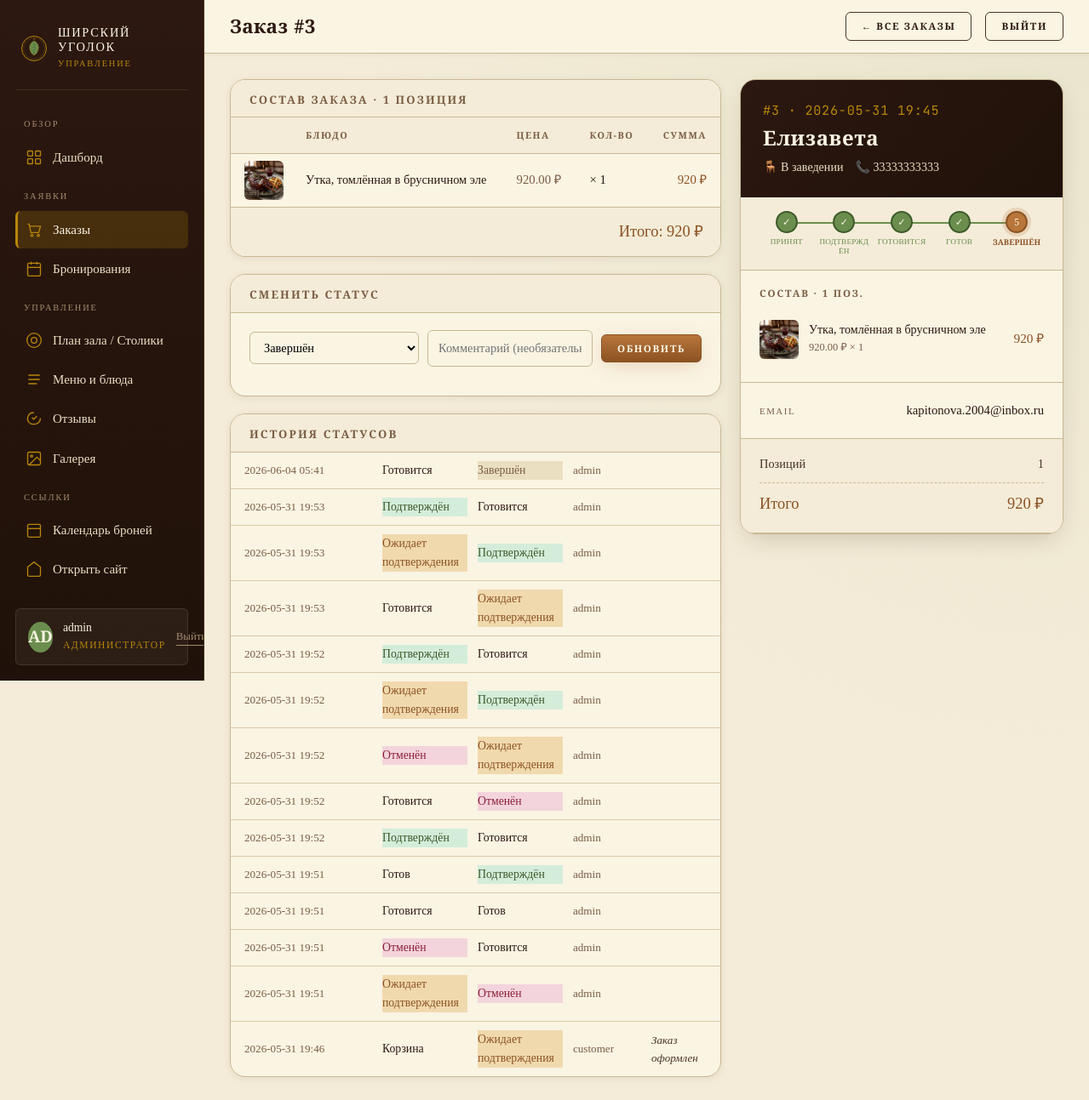
The page /admin_order.php?id=3 (signed in) on the database its author committed.
### tables this page shows
CREATE TABLE `order_items` (
  `id` int NOT NULL AUTO_INCREMENT,
  `order_id` int NOT NULL,
  `menu_item_id` int NOT NULL,
  `item_name` varchar(200) NOT NULL,
  `item_price` decimal(10,2) NOT NULL,
  `quantity` int NOT NULL DEFAULT '1',
  PRIMARY KEY (`id`),
  KEY `order_id` (`order_id`),
  CONSTRAINT `order_items_ibfk_1` FOREIGN KEY (`order_id`) REFERENCES `orders` (`id`) ON DELETE CASCADE
);

CREATE TABLE `menu_items` (
  `id` int NOT NULL AUTO_INCREMENT,
  `title` varchar(200) NOT NULL,
  `description` text,
  `category` varchar(100) NOT NULL,
  `price` varchar(50) DEFAULT NULL,
  `weight` varchar(50) DEFAULT NULL,
  `badge` varchar(50) DEFAULT NULL,
  `is_special` tinyint(1) NOT NULL DEFAULT '0',
  `image_path` varchar(255) NOT NULL,
  `images_json` text,
  PRIMARY KEY (`id`)
);

CREATE TABLE `orders` (
  `id` int NOT NULL AUTO_INCREMENT,
  `user_id` int DEFAULT NULL,
  `customer_name` varchar(100) NOT NULL DEFAULT '',
  `customer_phone` varchar(20) NOT NULL DEFAULT '',
  `notes` text,
  `promo_code` varchar(50) DEFAULT NULL,
  `discount` decimal(10,2) NOT NULL DEFAULT '0.00',
  `customer_address` text,
  `total_price` decimal(10,2) NOT NULL DEFAULT '0.00',
  `status` enum('cart','pending','confirmed','preparing','ready','completed','cancelled') NOT NULL DEFAULT 'cart',
  `order_type` enum('dine_in','delivery','takeaway') DEFAULT NULL,
  `total` decimal(10,2) DEFAULT '0.00',
  `delivery_address` varchar(500) DEFAULT NULL,
  `created_at` timestamp NULL DEFAULT CURRENT_TIMESTAMP,
  `updated_at` datetime DEFAULT CURRENT_TIMESTAMP ON UPDATE CURRENT_TIMESTAMP,
  PRIMARY KEY (`id`),
  KEY `idx_orders_status` (`status`),
  KEY `idx_orders_user` (`user_id`),
  CONSTRAINT `orders_ibfk_1` FOREIGN KEY (`user_id`) REFERENCES `users` (`id`) ON DELETE SET NULL
);

CREATE TABLE `order_status_history` (
  `id` int NOT NULL AUTO_INCREMENT,
  `order_id` int NOT NULL,
  `old_status` varchar(50) DEFAULT NULL,
  `new_status` varchar(50) NOT NULL,
  `changed_by` enum('admin','system','customer') NOT NULL DEFAULT 'system',
  `comment` text,
  `created_at` datetime DEFAULT CURRENT_TIMESTAMP,
  PRIMARY KEY (`id`),
  KEY `order_id` (`order_id`),
  CONSTRAINT `order_status_history_ibfk_1` FOREIGN KEY (`order_id`) REFERENCES `orders` (`id`) ON DELETE CASCADE
);

CREATE TABLE `users` (
  `id` int NOT NULL AUTO_INCREMENT,
  `username` varchar(50) NOT NULL,
  `email` varchar(100) NOT NULL,
  `password` varchar(255) NOT NULL,
  `role` enum('user','admin') NOT NULL DEFAULT 'user',
  `full_name` varchar(100) DEFAULT NULL,
  `phone` varchar(20) DEFAULT NULL,
  `created_at` timestamp NULL DEFAULT CURRENT_TIMESTAMP,
  PRIMARY KEY (`id`),
  UNIQUE KEY `username` (`username`),
  UNIQUE KEY `email` (`email`)
);

### public/includes/order_helpers.php (called while the page is built, shortened)
<?php
function order_status_label(string $status): string {
    $labels = [
        'cart' => 'Корзина',
        'pending' => 'Ожидает подтверждения',
        'confirmed' => 'Подтверждён',
        'preparing' => 'Готовится',
        'ready' => 'Готов',
        'completed' => 'Завершён',
        'cancelled' => 'Отменён',
    ];
    return $labels[$status] ?? $status;
}
function order_type_label(?string $type): string {
    if ($type === 'dine_in') return 'В заведении';
    return '—';
}

### public/admin_order.php (the view, shortened to what this page needs)
<?php
require_once 'includes/admin_auth.php';
require_once 'includes/order_helpers.php';
$orderId = (int)($_GET['id'] ?? 0);
$stmt = $conn->prepare("SELECT o.*, u.username, u.full_name, u.email, u.phone AS user_phone FROM orders o LEFT JOIN users u ON o.user_id=u.id WHERE o.id=?");
$stmt->bind_param('i', $orderId); $stmt->execute();
$order = $stmt->get_result()->fetch_assoc(); $stmt->close();
$items = [];
$stmt = $conn->prepare("SELECT oi.*, mi.image_path FROM order_items oi LEFT JOIN menu_items mi ON oi.menu_item_id = mi.id WHERE oi.order_id=?");
$stmt->bind_param('i', $orderId); $stmt->execute();
$res = $stmt->get_result(); while ($row = $res->fetch_assoc()) $items[] = $row; $stmt->close();
$history = [];
$stmt = $conn->prepare("SELECT * FROM order_status_history WHERE order_id=? ORDER BY created_at DESC");
$stmt->bind_param('i', $orderId); $stmt->execute();
$res = $stmt->get_result(); while ($row = $res->fetch_assoc()) $history[] = $row; $stmt->close();
$admin_username = $_SESSION['username'] ?? 'Администратор';
$admin_initials = mb_strtoupper(mb_substr($admin_username, 0, 2));
$statusSteps = ['pending'=>1,'confirmed'=>2,'preparing'=>3,'ready'=>4,'completed'=>5];
$currentStep = $statusSteps[$order['status']] ?? ($order['status'] === 'cancelled' ? -1 : 0);
$stepLabels  = ['Принят','Подтверждён','Готовится','Готов','Завершён'];
$guestName  = $order['full_name'] ?: $order['username'] ?: ($order['customer_name'] ?? '—');
$guestPhone = $order['customer_phone'] ?: ($order['user_phone'] ?? '—');
$total      = $order['total'] ?: ($order['total_price'] ?? 0);
$typeIcon   = ['delivery'=>'🚲','dine_in'=>'🪑','takeaway'=>'🛍'][$order['order_type'] ?? ''] ?? '🛍';
$typeLabel  = order_type_label($order['order_type'] ?? '');
?>
<!doctype html>
<html lang="ru">
<head>
<link rel="stylesheet" href="style.css">
<link rel="stylesheet" href="assets/admin.css">
</head>
<body class="admin-body">
<aside class="admin-side">
  <div class="admin-brand">
    <img src="assets/brand-mark.svg" alt="">
    <div><div class="name">Ширский<br>уголок</div><div class="sub">управление</div></div>
  </div>
  <div class="admin-section-label">Обзор</div>
  <ul class="admin-nav">
    <li><a href="admin_panel.php?section=dashboard">
      <svg class="ico" viewBox="0 0 24 24" fill="none" stroke="currentColor" stroke-width="1.6"><rect x="3" y="3" width="7" height="7" rx="1"/><rect x="14" y="3" width="7" height="7" rx="1"/><rect x="3" y="14" width="7" height="7" rx="1"/><rect x="14" y="14" width="7" height="7" rx="1"/></svg>
      Дашборд</a></li>
  </ul>
  <div class="admin-section-label">Заявки</div>
  <ul class="admin-nav">
    <li><a href="admin_panel.php?section=orders" class="active">
      <svg class="ico" viewBox="0 0 24 24" fill="none" stroke="currentColor" stroke-width="1.6"><path d="M3 4h2l2.5 12h11l2.5-9H6"/><circle cx="9" cy="20" r="1.5"/><circle cx="18" cy="20" r="1.5"/></svg>
      Заказы
    </a></li>
    <li><a href="admin_panel.php?section=bookings">
      <svg class="ico" viewBox="0 0 24 24" fill="none" stroke="currentColor" stroke-width="1.6"><rect x="3" y="4" width="18" height="18" rx="2"/><line x1="16" y1="2" x2="16" y2="6"/><line x1="8" y1="2" x2="8" y2="6"/><line x1="3" y1="10" x2="21" y2="10"/></svg>
      Бронирования
    </a></li>
  </ul>
  <div class="admin-section-label">Управление</div>
  <ul class="admin-nav">
    <li><a href="admin_panel.php?section=tables">
      <svg class="ico" viewBox="0 0 24 24" fill="none" stroke="currentColor" stroke-width="1.6"><circle cx="12" cy="12" r="10"/><circle cx="12" cy="12" r="4"/></svg>
      План зала / Столики</a></li>
    <li><a href="admin_panel.php?section=menu">
      <svg class="ico" viewBox="0 0 24 24" fill="none" stroke="currentColor" stroke-width="1.6"><path d="M4 6h16M4 12h16M4 18h12"/></svg>
      Меню и блюда</a></li>
    <li><a href="admin_panel.php?section=reviews">
      <svg class="ico" viewBox="0 0 24 24" fill="none" stroke="currentColor" stroke-width="1.6"><path d="M21 11.5a8.4 8.4 0 0 1-9 8.4 8.5 8.5 0 0 1-7.6-3 8.5 8.5 0 0 1-1-7.7 8.4 8.4 0 0 1 8.4-5.6"/><path d="M16 8.7 11.5 13l-2.3-2.4"/></svg>
      Отзывы</a></li>
    <li><a href="admin_panel.php?section=gallery">
      <svg class="ico" viewBox="0 0 24 24" fill="none" stroke="currentColor" stroke-width="1.6"><rect x="3" y="3" width="18" height="18" rx="2"/><circle cx="8.5" cy="8.5" r="1.5"/><polyline points="21 15 16 10 5 21"/></svg>
      Галерея</a></li>
  </ul>
  <div class="admin-section-label">Ссылки</div>
  <ul class="admin-nav">
    <li><a href="admin_booking_calendar.php">
      <svg class="ico" viewBox="0 0 24 24" fill="none" stroke="currentColor" stroke-width="1.6"><rect x="3" y="4" width="18" height="18" rx="2"/><line x1="3" y1="10" x2="21" y2="10"/></svg>
      Календарь броней</a></li>
    <li><a href="index.php" target="_blank">
      <svg class="ico" viewBox="0 0 24 24" fill="none" stroke="currentColor" stroke-width="1.6"><path d="m3 9 9-7 9 7v11a2 2 0 0 1-2 2H5a2 2 0 0 1-2-2z"/></svg>
      Открыть сайт</a></li>
  </ul>
  <div class="admin-user" style="margin-top:24px;">
    <div class="av"><?= htmlspecialchars($admin_initials) ?></div>
    <div><div class="who"><?= htmlspecialchars($admin_username) ?></div><div class="role">Администратор</div></div>
    <a href="logout.php?type=admin" style="margin-left:auto;color:var(--ink-faint);font-size:0.8rem;">Выйти</a>
  </div>
</aside>
<div class="admin-main">
  <header class="admin-top">
    <h1>Заказ #<?= $orderId ?></h1>
    <a href="admin_panel.php?section=orders" class="btn btn-ghost btn-sm">← Все заказы</a>
    <a href="logout.php?type=admin" class="btn btn-ghost btn-sm">Выйти</a>
  </header>
  <div class="admin-content">
    <div class="order-layout">
      <div>
        <div class="info-panel">
          <div class="ph" style="padding-bottom:0;">
            <h3>Состав заказа · <?= count($items) ?> <?= count($items) === 1 ? 'позиция' : (count($items) < 5 ? 'позиции' : 'позиций') ?></h3>
          </div>
          <table class="ot">
            <thead><tr><th style="width:54px;"></th><th>Блюдо</th><th>Цена</th><th>Кол-во</th><th style="text-align:right;">Сумма</th></tr></thead>
            <tbody>
              <?php foreach ($items as $it):
                $imgSrc = (!empty($it['image_path']) && file_exists(__DIR__.'/'.$it['image_path'])) ? htmlspecialchars($it['image_path']) : '';
              ?>
              <tr>
                <td style="padding:8px 10px 8px 16px;">
                  <?php if ($imgSrc): ?>
                    <img src="<?= $imgSrc ?>" style="width:46px;height:46px;object-fit:cover;border-radius:var(--r-sm);display:block;">
                  <?php else: ?>
                    <div style="width:46px;height:46px;background:var(--parch-200);border-radius:var(--r-sm);display:flex;align-items:center;justify-content:center;font-size:1.1rem;color:var(--ink-faint);">🍽</div>
                  <?php endif; ?>
                </td>
                <td style="font-family:var(--font-display);font-size:0.9rem;"><?= htmlspecialchars($it['item_name']) ?></td>
                <td style="color:var(--ink-mute);"><?= htmlspecialchars($it['item_price']) ?> ₽</td>
                <td>× <?= (int)$it['quantity'] ?></td>
                <td style="text-align:right;font-family:var(--font-display);color:var(--amber-deep);"><?= number_format($it['item_price'] * $it['quantity'], 0, '.', ' ') ?> ₽</td>
              </tr>
              <?php endforeach; ?>
            </tbody>
          </table>
          <div style="display:flex;justify-content:flex-end;padding:14px 20px;background:var(--parch-100);border-top:1px solid var(--line);">
            <span style="font-family:var(--font-display);font-size:1.15rem;color:var(--amber-deep);">Итого: <?= number_format((float)$total, 0, '.', ' ') ?> ₽</span>
          </div>
        </div>
        <div class="info-panel">
          <div class="ph"><h3>Сменить статус</h3></div>
          <div class="status-form">
            <form method="POST">
              <div class="row">
                <select name="new_status">
                  <?php foreach (['pending','confirmed','preparing','ready','completed','cancelled'] as $s): ?>
                  <option value="<?= $s ?>" <?= $order['status'] === $s ? 'selected' : '' ?>><?= order_status_label($s) ?></option>
                  <?php endforeach; ?>
                </select>
                <input type="text" name="comment" placeholder="Комментарий (необязательно)" style="flex:1;min-width:160px;">
                <button type="submit" name="update_status" class="btn btn-primary btn-sm">Обновить</button>
              </div>
            </form>
          </div>
        </div>
        <?php if (!empty($history)): ?>
        <div class="info-panel">
          <div class="ph"><h3>История статусов</h3></div>
          <div style="padding:0;">
            <?php foreach ($history as $h): ?>
            <div class="hist-row">
              <span style="color:var(--ink-mute);font-size:0.82rem;"><?= substr($h['created_at'] ?? '', 0, 16) ?></span>
              <?php if ($h['old_status']): ?>
              <span class="status-badge status-<?= $h['old_status'] ?>"><?= order_status_label($h['old_status']) ?></span>
              <?php else: ?><span>—</span><?php endif; ?>
              <span class="status-badge status-<?= $h['new_status'] ?>"><?= order_status_label($h['new_status']) ?></span>
              <span style="font-size:0.82rem;color:var(--ink-mute);"><?= htmlspecialchars($h['changed_by']) ?></span>
              <span style="font-size:0.82rem;color:var(--ink-soft);font-style:italic;"><?= htmlspecialchars($h['comment'] ?? '') ?></span>
            </div>
            <?php endforeach; ?>
          </div>
        </div>
        <?php endif; ?>
      </div>
      <div>
        <div class="od-panel">
          <div class="od-head">
            <div class="num">#<?= $orderId ?> · <?= htmlspecialchars(substr($order['created_at'] ?? '', 0, 16)) ?></div>
            <h2><?= htmlspecialchars($guestName) ?></h2>
            <div class="meta">
              <span><?= $typeIcon ?> <?= htmlspecialchars($typeLabel) ?></span>
              <?php if ($guestPhone && $guestPhone !== '—'): ?>
              <span>📞 <?= htmlspecialchars($guestPhone) ?></span>
              <?php endif; ?>
            </div>
          </div>
          <?php if ($order['status'] !== 'cancelled'): ?>
          <div class="order-progress">
            <?php foreach ($stepLabels as $idx => $lbl):
              $step = $idx + 1;
              $cls = '';
              if ($currentStep > $step) $cls = 'done';
              elseif ($currentStep === $step) $cls = 'active';
            ?>
            <div class="op-step <?= $cls ?>">
              <div class="dot"><?= $cls === 'done' ? '✓' : $step ?></div>
              <div class="lbl"><?= $lbl ?></div>
            </div>
            <?php endforeach; ?>
          </div>
          <?php endif; ?>
          <div class="od-items">
            <h4>Состав · <?= count($items) ?> поз.</h4>
            <?php foreach ($items as $it):
              $imgSrc = (!empty($it['image_path']) && file_exists(__DIR__.'/'.$it['image_path'])) ? htmlspecialchars($it['image_path']) : '';
            ?>
            <div class="od-item">
              <div class="ph-mini">
                <?php if ($imgSrc): ?>
                  <img src="<?= $imgSrc ?>" alt="<?= htmlspecialchars($it['item_name']) ?>">
                <?php else: ?>
                  <div style="height:100%;display:flex;align-items:center;justify-content:center;font-size:1.2rem;color:var(--ink-faint);">🍽</div>
                <?php endif; ?>
              </div>
              <div>
                <div class="ttl"><?= htmlspecialchars($it['item_name']) ?></div>
                <div class="qty"><?= htmlspecialchars($it['item_price']) ?> ₽ × <?= (int)$it['quantity'] ?></div>
              </div>
              <div class="sum"><?= number_format($it['item_price'] * $it['quantity'], 0, '.', ' ') ?> ₽</div>
            </div>
            <?php endforeach; ?>
          </div>
          <div class="od-guest">
            <?php if (!empty($order['email'])): ?>
            <div class="row">
              <span class="lbl">Email</span>
              <span class="val"><?= htmlspecialchars($order['email']) ?></span>
            </div>
            <?php endif; ?>
          </div>
          <div class="od-totals">
            <div class="row"><span>Позиций</span><span><?= count($items) ?></span></div>
            <div class="row total"><span>Итого</span><span><?= number_format((float)$total, 0, '.', ' ') ?> ₽</span></div>
          </div>
        </div>
      </div>
    </div>
  </div>
</div>
</body>
</html>

### rows shown on the page
order_items: menu_item.image_path (picture), item_name "Утка, томлённая в брусничном эле", item_price "920.00", quantity "1", $it['item_price'] * $it['quantity'] "920"
orders: total "920", created_at "2026-05-31 19:45", user.full_name "Елизавета", order_type "🪑", order_type "В заведении", customer_phone "33333333333", status "completed" (drawn), user.email "kapitonova.2004@inbox.ru"
order_status_history: created_at "2026-06-04 05:41", old_status "Готовится", new_status "Завершён", changed_by "admin"
order_status_history: created_at "2026-05-31 19:53", old_status "Подтверждён", new_status "Готовится", changed_by "admin"
order_status_history: created_at "2026-05-31 19:53", old_status "Ожидает подтверждения", new_status "Подтверждён", changed_by "admin"
order_status_history: created_at "2026-05-31 19:53", old_status "Готовится", new_status "Ожидает подтверждения", changed_by "admin"
order_status_history: created_at "2026-05-31 19:52", old_status "Подтверждён", new_status "Готовится", changed_by "admin"
order_status_history: created_at "2026-05-31 19:52", old_status "Ожидает подтверждения", new_status "Подтверждён", changed_by "admin"
order_status_history: created_at "2026-05-31 19:52", old_status "Отменён", new_status "Ожидает подтверждения", changed_by "admin"
order_status_history: created_at "2026-05-31 19:52", old_status "Готовится", new_status "Отменён", changed_by "admin"
order_status_history: created_at "2026-05-31 19:52", old_status "Подтверждён", new_status "Готовится", changed_by "admin"
order_status_history: created_at "2026-05-31 19:51", old_status "Готов", new_status "Подтверждён", changed_by "admin"
order_status_history: created_at "2026-05-31 19:51", old_status "Готовится", new_status "Готов", changed_by "admin"
order_status_history: created_at "2026-05-31 19:51", old_status "Отменён", new_status "Готовится", changed_by "admin"
order_status_history: created_at "2026-05-31 19:51", old_status "Ожидает подтверждения", new_status "Отменён", changed_by "admin"
order_status_history: created_at "2026-05-31 19:46", old_status "Корзина", new_status "Ожидает подтверждения", changed_by "customer", comment "Заказ оформлен"

### other values the page prints
$admin_initials "AD"
$admin_username "admin"
$orderId "3"
count($items) "1"
$lbl "ПРИНЯТ"
$lbl "ПОДТВЕРЖДЁН"
$lbl "ГОТОВИТСЯ"
$lbl "ГОТОВ"
$step "5"
$lbl "ЗАВЕРШЁН"
form field new_status "Завершён"
